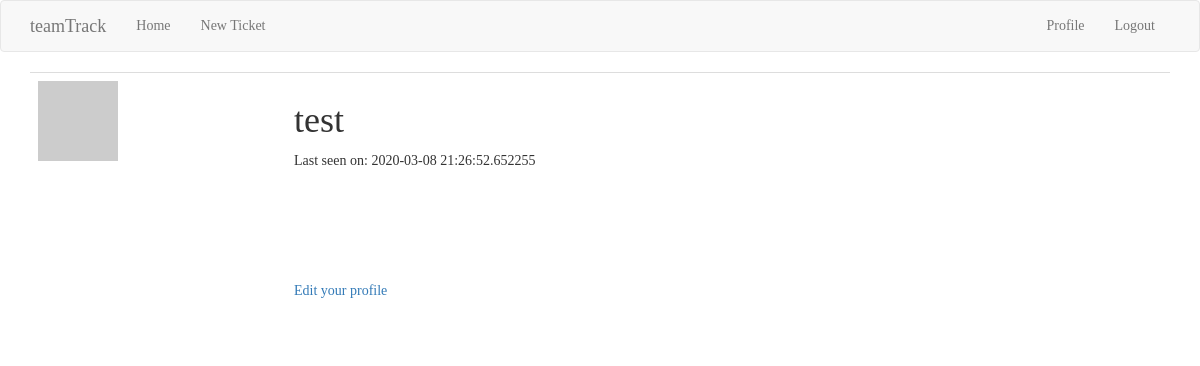
The app's page /user/test (signed in), older data.
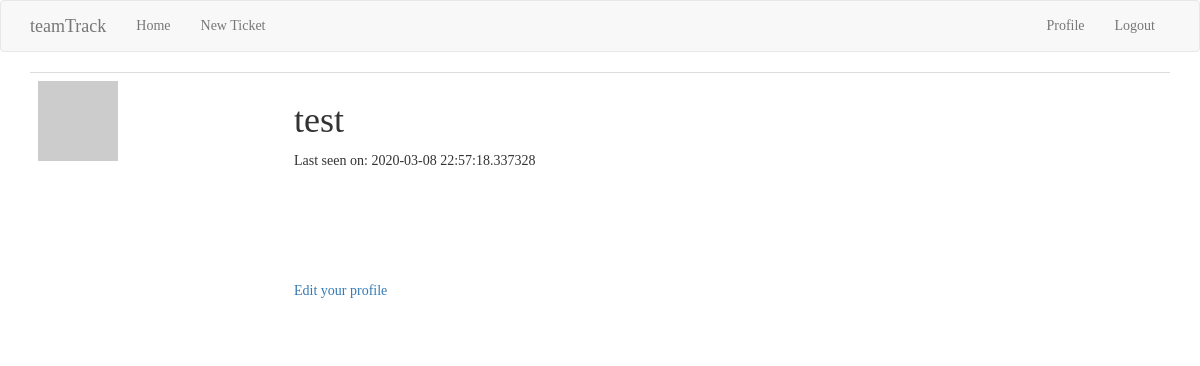
The same page, newer data.
### app/models.py (models this page shows, shortened)
class User(UserMixin, db.Model):
    id = db.Column(db.Integer, primary_key=True)
    username = db.Column(db.String(64), index=True, unique=True)
    email = db.Column(db.String(120), index=True, unique=True)
    password_hash = db.Column(db.String(128))
    tickets = db.relationship('Ticket', backref='author', lazy='dynamic')
    about_me = db.Column(db.String(140))
    last_seen = db.Column(db.DateTime, default=datetime.utcnow)
    followed = db.relationship(
        'User', secondary=followers,
        primaryjoin=(followers.c.follower_id == id),
        secondaryjoin=(followers.c.followed_id == id),
        backref=db.backref('followers', lazy='dynamic'), lazy='dynamic')
    def avatar(self, size):
        digest = md5(self.email.lower().encode('utf-8')).hexdigest()
        return 'https://www.gravatar.com/avatar/{}?d=identicon&s={}'.format(
            digest, size)

### app/routes.py (the view)
@app.route('/user/<username>')
@login_required
def user(username):
    user = User.query.filter_by(username=username).first_or_404()
    page = request.args.get('page', 1, type=int)
    return render_template('user.html', user=user)

### app/models.py (called while the page is built)
@login.user_loader
def load_user(id):
    return User.query.get(int(id))

### app/routes.py (called while the page is built)
@app.before_request
def before_request():
    if current_user.is_authenticated:
        current_user.last_seen = datetime.utcnow()
        db.session.commit()

### app/templates/user.html (shortened to what this page needs)
{% extends "base.html" %}
{% block app_content %}
    <table class="table">
        <tr>
            <td width="256px"><img src="{{ user.avatar(256) }}"></td>
            <td>
                <h1>{{ user.username }}</h1>
                {% if user.last_seen %}<p>Last seen on: {{ user.last_seen }}</p>{% endif %}
                <br><br><br><br><br>
                <p><a href="{{ url_for('edit_profile') }}">Edit your profile</a></p>
            </td>
        </tr>
    </table>
{% endblock %}

Row changes from the older to the newer data that the page shows:
changed User "test": last_seen "2020-03-08 21:26:52.652255" → "2020-03-08 22:57:18.337328"
